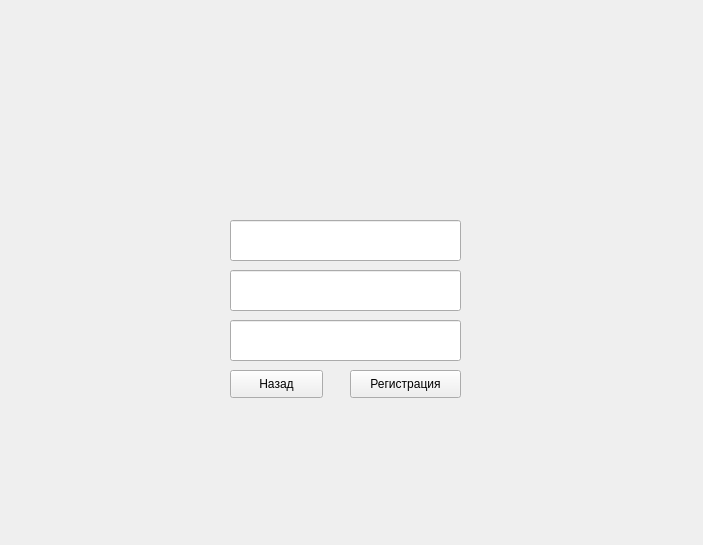
<?xml version="1.0" encoding="UTF-8"?>
<ui version="4.0">
 <class>Form</class>
 <widget class="QWidget" name="Form">
  <property name="geometry">
   <rect>
    <x>0</x>
    <y>0</y>
    <width>703</width>
    <height>545</height>
   </rect>
  </property>
  <property name="windowTitle">
   <string>Form</string>
  </property>
  <widget class="QLineEdit" name="nameLineEdit">
   <property name="geometry">
    <rect>
     <x>230</x>
     <y>220</y>
     <width>231</width>
     <height>41</height>
    </rect>
   </property>
  </widget>
  <widget class="QLineEdit" name="repeatPasswordLineEdit_2">
   <property name="geometry">
    <rect>
     <x>230</x>
     <y>320</y>
     <width>231</width>
     <height>41</height>
    </rect>
   </property>
   <property name="echoMode">
    <enum>QLineEdit::Password</enum>
   </property>
  </widget>
  <widget class="QPushButton" name="backButton">
   <property name="geometry">
    <rect>
     <x>230</x>
     <y>370</y>
     <width>93</width>
     <height>28</height>
    </rect>
   </property>
   <property name="text">
    <string>Назад</string>
   </property>
  </widget>
  <widget class="QPushButton" name="registerButton">
   <property name="geometry">
    <rect>
     <x>350</x>
     <y>370</y>
     <width>111</width>
     <height>28</height>
    </rect>
   </property>
   <property name="text">
    <string>Регистрация</string>
   </property>
  </widget>
  <widget class="QLineEdit" name="repeatPasswordLineEdit">
   <property name="geometry">
    <rect>
     <x>230</x>
     <y>270</y>
     <width>231</width>
     <height>41</height>
    </rect>
   </property>
  </widget>
 </widget>
 <resources/>
 <connections/>
</ui>
